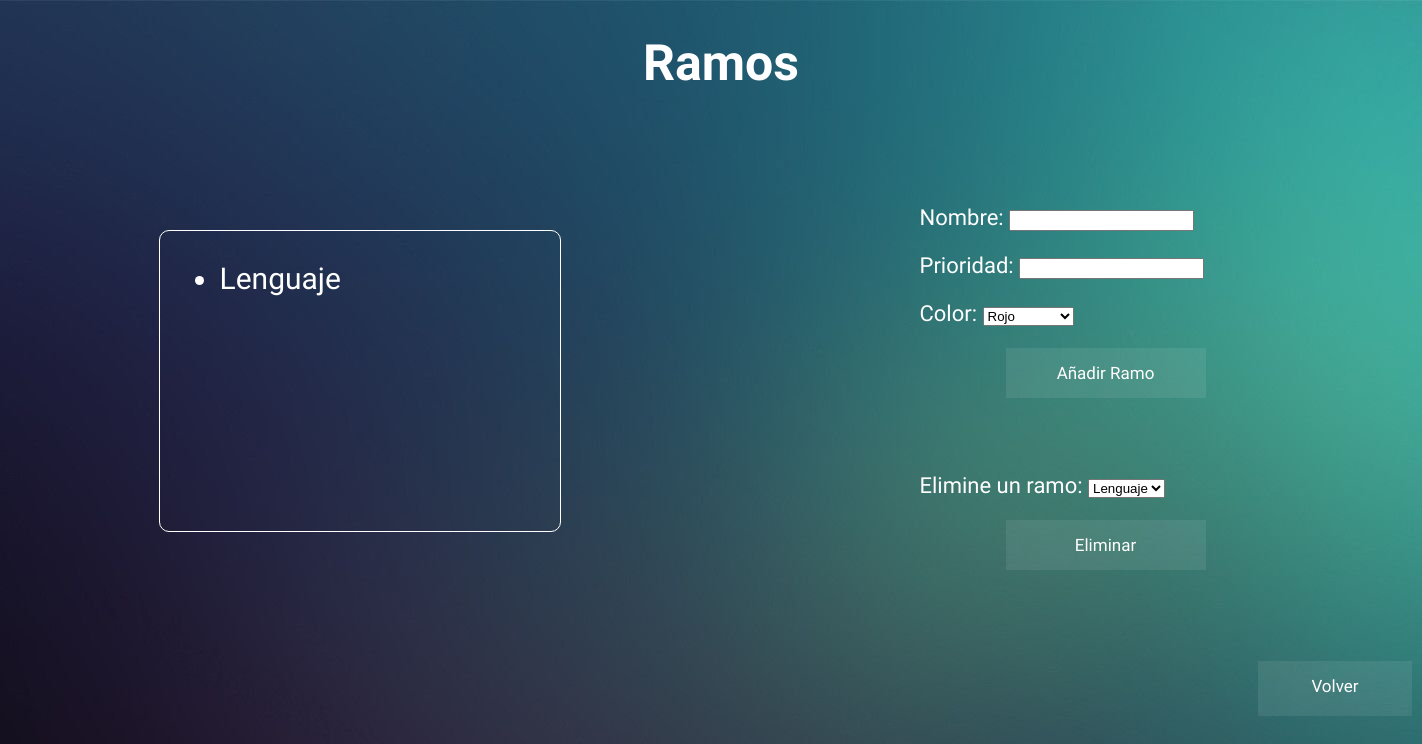
Before: /ramos/ (signed in) with the older database file.
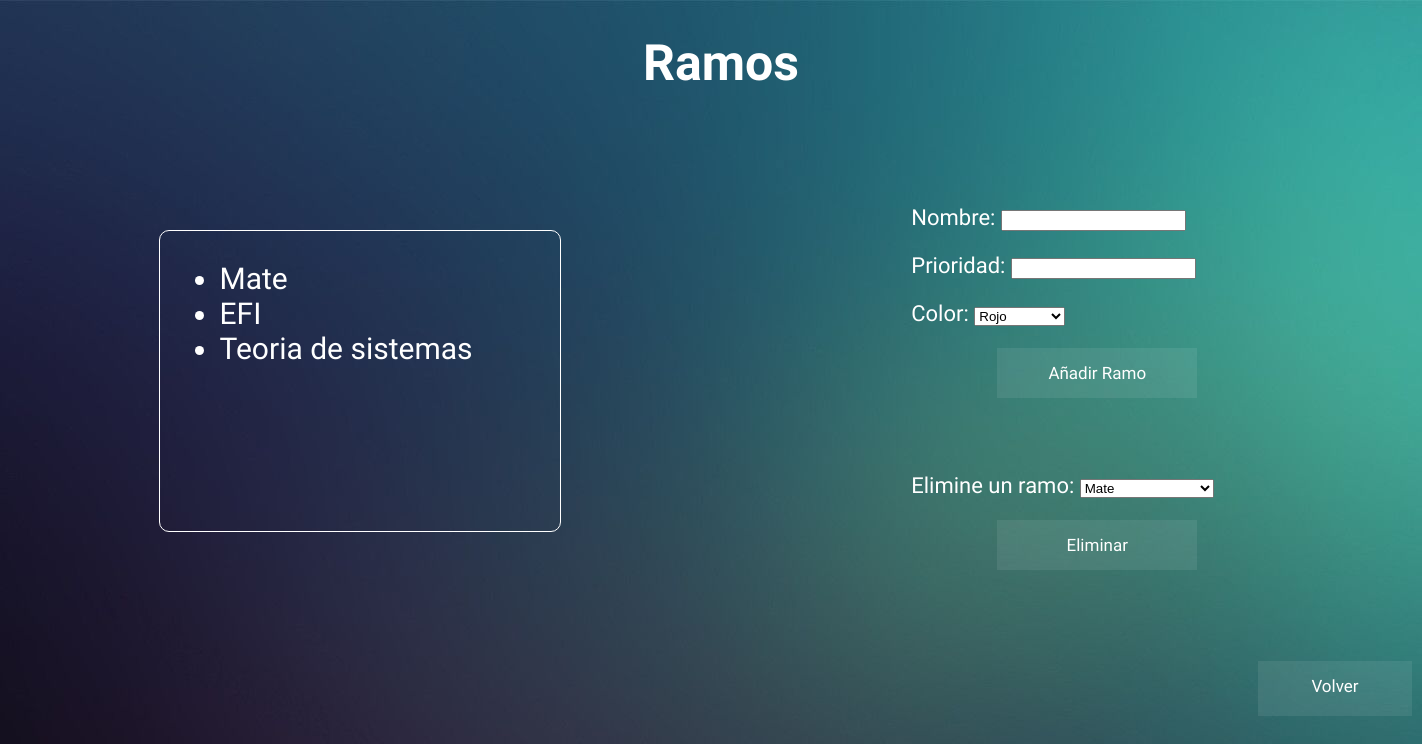
After: the same page with the newer database file.
### randp/models.py (models this page shows)
class Ramos_y_preferencias(models.Model):
	ROJO = '#b52218'
	AZUL = '#2735f2'
	VERDE = '#1c731e'
	AMARILLO = '#1c731e'
	MORADO = '#8237ad'
	ROSA = '#ed55c0'
	ANARANJADO = '#ed7700'
	TURQUESA = '#2f8a73'
	eleccion_colores = [
    (ROJO,'Rojo'),
    (AZUL,'Azul'),
    (VERDE,'Verde'),
    (AMARILLO,'Amarillo'),
    (MORADO,'Morado'),
    (ROSA,'Rosa'),
    (ANARANJADO,'Anaranjado'),
    (TURQUESA,'Turquesa')
    ]
	nombre = models.CharField(max_length = 40)
	prioridad = models.IntegerField(validators = [	MaxValueValidator(limit_value=10, message='Ingrese una prioridad válida'),
        											MinValueValidator(limit_value=1, message='Ingrese una prioridad válida')]
    )
	color = models.CharField(
		max_length = 15,
		choices = eleccion_colores,
		default = ROJO
	)
	usuario = models.ForeignKey( User, on_delete=models.CASCADE)

### pages/views.py (the view)
# urls.py: path('ramos/', ramos_view),
def ramos_view(request, *args, **kwargs):
	form = Randp_form(request.POST or None, user = request.user)
	if form.is_valid():
		ramo = form.save(commit = False)
		ramo.usuario = request.user
		ramo.save()
		form = Randp_form(user = request.user)
	form1 = Eliminar_ramo_form(request.POST or None, user =request.user)
	if form1.is_valid():
		ramo1 = Ramos_y_preferencias.objects.filter(usuario = request.user).filter(nombre = form1['ramo_id'].value())
		eventos.objects.filter(ramo = form1['ramo_id'].value()).delete()
		ramo1.delete()
		form1 = Eliminar_ramo_form(user = request.user)
	lista_ramos = Ramos_y_preferencias.objects.filter(usuario = request.user)
	context = {"form" : form, "form1" : form1, "lista_ramos" : lista_ramos}
	return render(request,'ramos.html', context)

### pages/forms.py (shortened to what this page needs)
class Randp_form(forms.ModelForm):
    class Meta:
        model = Ramos_y_preferencias
        fields = ['nombre', 'prioridad', 'color']
    def __init__(self, *args, **kwargs):
        self.user = kwargs.pop('user', None)
        super(Randp_form, self).__init__(*args, **kwargs)

class Eliminar_ramo_form(forms.Form):
    opciones = []
    for ramo in Ramos_y_preferencias.objects.all():
        opciones.append((ramo.nombre, ramo.nombre))
    ramo_id = forms.ChoiceField(choices=opciones)
    class Meta:
        model = Eliminar_ramo
        fields = ['ramo_id']
    def __init__(self, *args, **kwargs):
        self.user = kwargs.pop('user', None)
        super(Eliminar_ramo_form, self).__init__(*args, **kwargs)
        opciones = []
        for ramo in  Ramos_y_preferencias.objects.filter(usuario = self.user):
            opciones.append((ramo.nombre, ramo.nombre))
        self.fields['ramo_id'].choices = opciones
        self.fields['ramo_id'].label = "Elimine un ramo:"

### pages/templates/ramos.html (shortened to what this page needs)
<!DOCTYPE html>
<html>
    <head>
        {% load static %}
        <link rel='stylesheet' href='{% static "ramos.css" %}'>
    </head>
    <body class='ventana' style='background-image: url("{% static '456.jpg' %}");'>
        <div>
        <h1 class='title' align='center'>Ramos</h1>
        </div>
        <div class="grid">
            <div class='list'>
                <ul>
                    {%if lista_ramos%}
                    {% for ramo in lista_ramos %}
                    <li>{{ramo.nombre}}</li>
                    {% endfor %}
                    {%endif%}
                </ul>
            </div>
            <div class="form">
                <form method= "POST" id = "form">
                    {{form.as_p}}
                    <button type="submit" form="form" value="Submit">Añadir Ramo</button>
                </form>
                <form method= "POST" id = "form1">
                    {{form1.as_p}}
                    <button type="submit" form="form1" value="Delete">Eliminar</button>
                </form>
            </div>
        </div>
        <div>
            <a href="http://127.0.0.1:8000/config/"><div class='boton'>Volver</div></a>
        </div>
    </body>
</html>

Changed rows visible on the page:
removed Ramos_y_preferencias: nombre "Lenguaje"
added Ramos_y_preferencias: nombre "Mate"
added Ramos_y_preferencias: nombre "EFI"
added Ramos_y_preferencias: nombre "Teoria de sistemas"
Other visible differences:
form field ramo_id: "Lenguaje" → "Mate"
